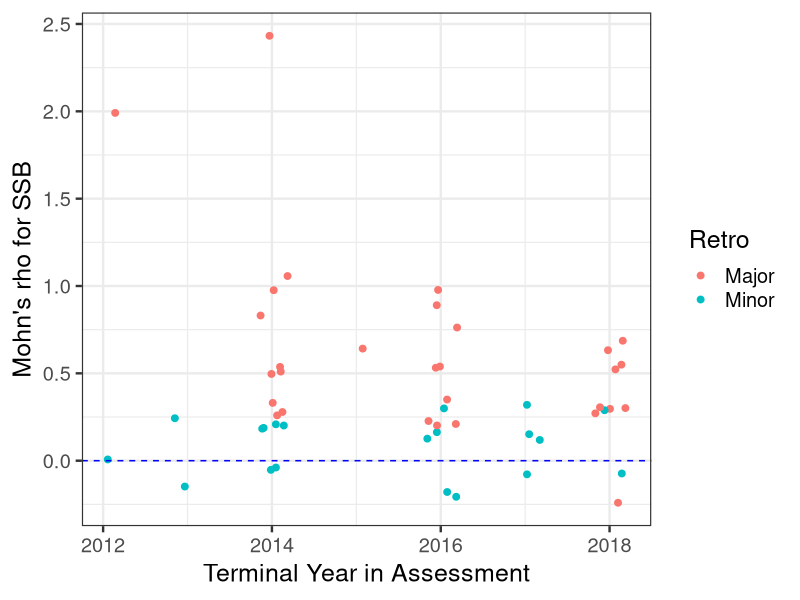
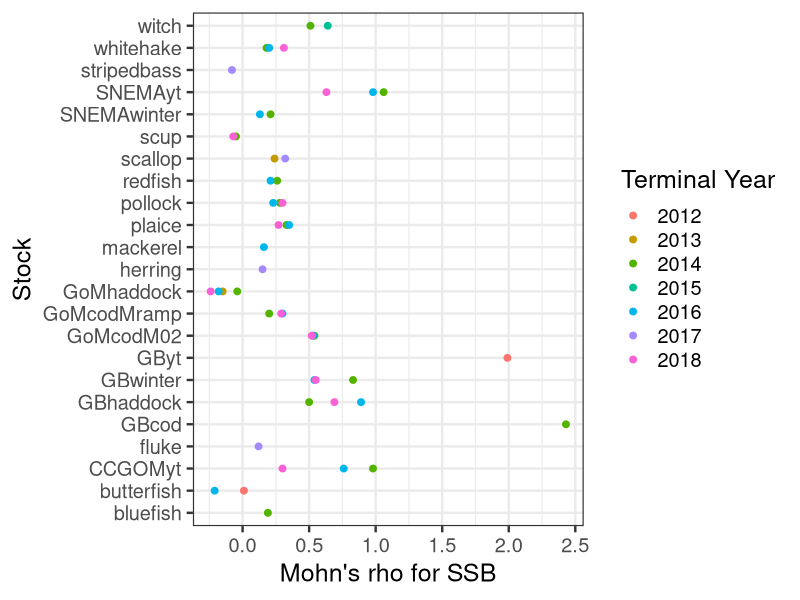
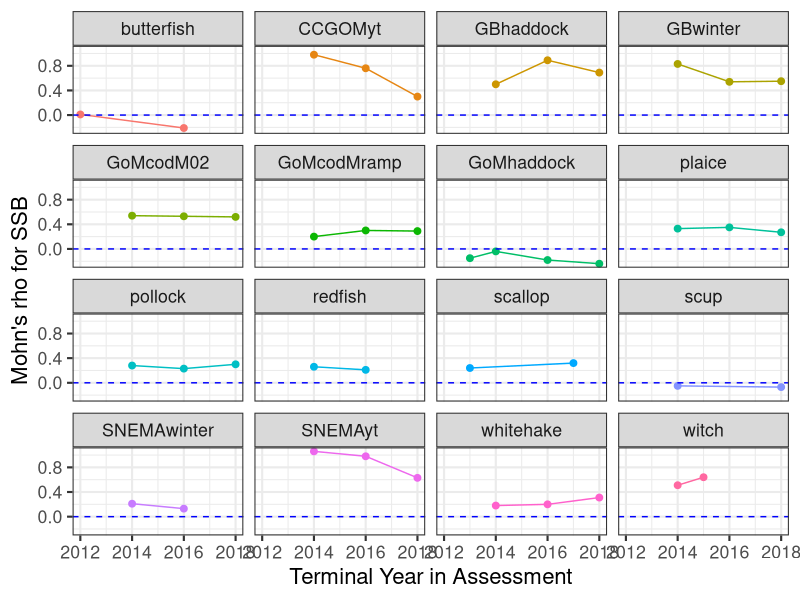
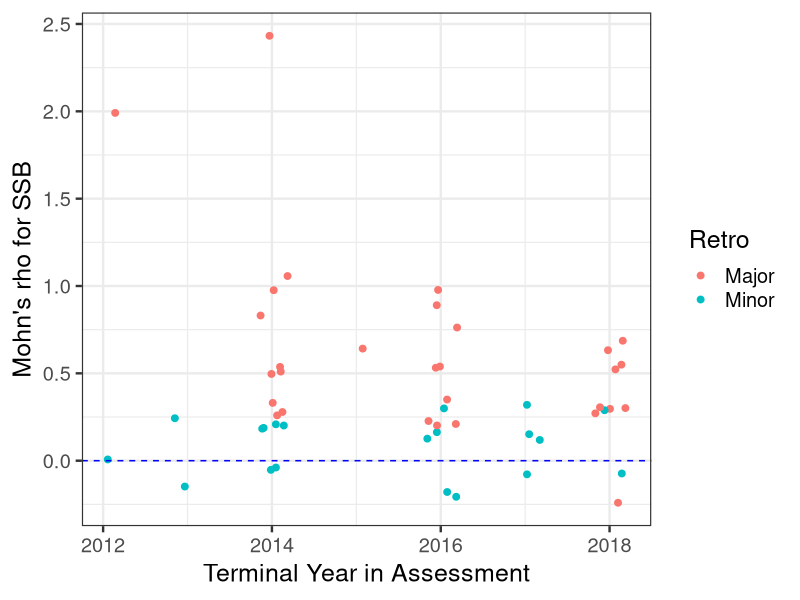
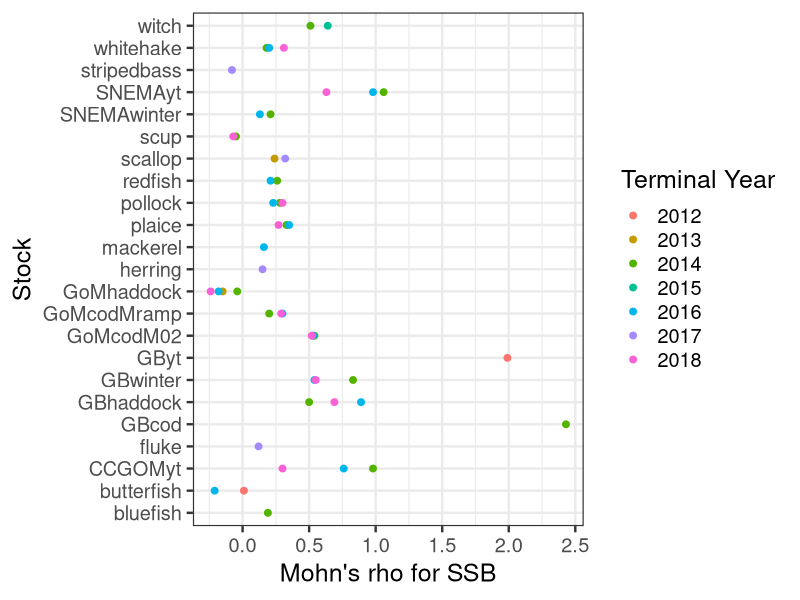
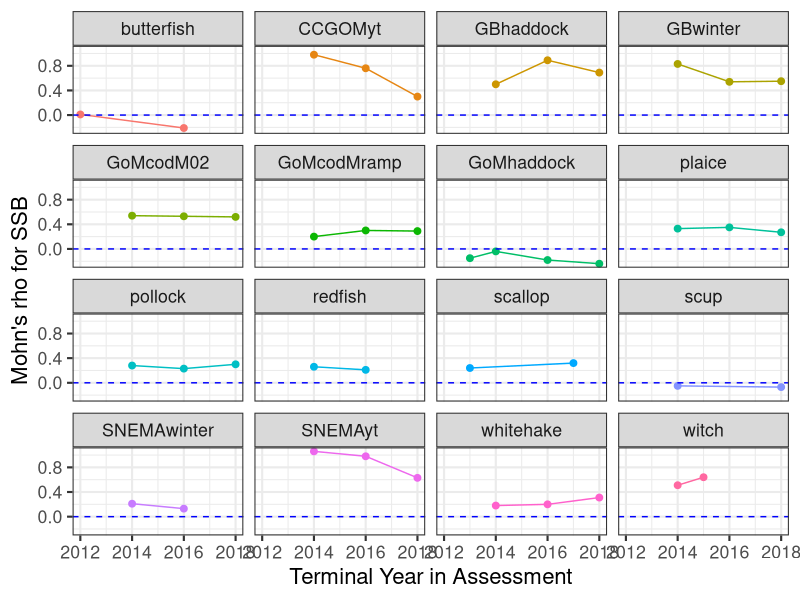

These charts were generated, in order, by the following R code:
# NEFSC_retros.R
# plot NEFSC Mohn's rho values for SSB from recent assessments for ICES WKFORBIAS

# set working directory to source file location to begin
# assumes Excel file is located in same directory

library(readxl)
library(dplyr)
library(ggplot2)


dat <- readxl::read_xlsx("NEFSC_Mohn_rho_SSB_values.xlsx", sheet = "data") %>%
  mutate(Retro = ifelse(major_retro == "Yes", "Major", "Minor"))
dat

plot1 <- ggplot(dat, aes(x=TermYear, y=rhoSSB, color=Retro)) +
  geom_jitter(position = position_jitter(width=0.2, seed=14), size=2) +
  geom_hline(yintercept = 0, color="blue", linetype="dashed") +
  xlab("Terminal Year in Assessment") +
  ylab("Mohn's rho for SSB") +
  theme_bw(base_size = 18)
print(plot1)
ggsave(filename = "rho_year.png", plot1)

plot2 <- ggplot(dat, aes(x=rhoSSB, y=Stock, color=factor(TermYear))) +
  geom_point(size=2) +
  xlab("Mohn's rho for SSB") +
  labs(color = "Terminal Year") +
  theme_bw(base_size = 18)
print(plot2)
ggsave(filename = "stock_rho.png", plot2)

multiyear <- dat %>%
  group_by(Stock) %>%
  summarize(n = n()) %>%
  filter(n > 1)

plot3 <- ggplot(filter(dat, Stock %in% multiyear$Stock), aes(x=TermYear, y=rhoSSB, color=Stock)) +
  geom_point(size=2) +
  geom_line() +
  geom_hline(yintercept = 0, color="blue", linetype="dashed") +
  facet_wrap(~ Stock) +
  xlab("Terminal Year in Assessment") +
  ylab("Mohn's rho for SSB") +
  theme_bw(base_size = 16) +
  theme(legend.position = "none")
print(plot3)
ggsave(filename = "rho_year_stock_facet.png", plot3)
